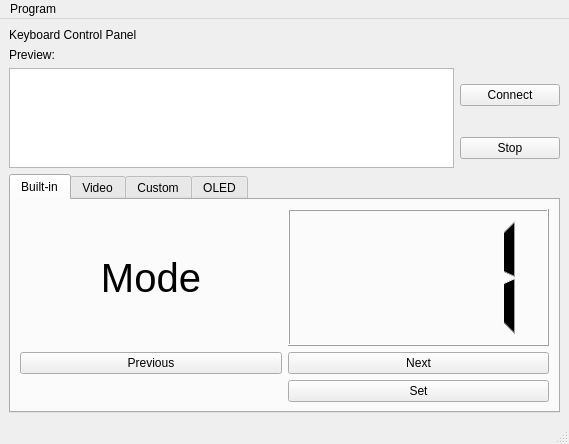
<?xml version="1.0" encoding="UTF-8"?>
<ui version="4.0">
 <class>MainWindow</class>
 <widget class="QMainWindow" name="MainWindow">
  <property name="geometry">
   <rect>
    <x>0</x>
    <y>0</y>
    <width>569</width>
    <height>444</height>
   </rect>
  </property>
  <property name="windowTitle">
   <string>SMK Manager</string>
  </property>
  <widget class="QWidget" name="centralwidget">
   <layout class="QGridLayout" name="gridLayout">
    <item row="5" column="1">
     <widget class="QPushButton" name="stop_btn">
      <property name="text">
       <string>Stop</string>
      </property>
     </widget>
    </item>
    <item row="4" column="1">
     <widget class="QPushButton" name="connect_btn">
      <property name="minimumSize">
       <size>
        <width>100</width>
        <height>0</height>
       </size>
      </property>
      <property name="maximumSize">
       <size>
        <width>100</width>
        <height>16777215</height>
       </size>
      </property>
      <property name="text">
       <string>Connect</string>
      </property>
     </widget>
    </item>
    <item row="3" column="0">
     <widget class="QLabel" name="label_6">
      <property name="text">
       <string>Preview:</string>
      </property>
     </widget>
    </item>
    <item row="4" column="0" rowspan="2">
     <widget class="QGraphicsView" name="preview_box">
      <property name="minimumSize">
       <size>
        <width>300</width>
        <height>100</height>
       </size>
      </property>
     </widget>
    </item>
    <item row="0" column="0" rowspan="3" colspan="2">
     <widget class="QLabel" name="label">
      <property name="text">
       <string>Keyboard Control Panel</string>
      </property>
     </widget>
    </item>
    <item row="6" column="0" colspan="2">
     <widget class="QTabWidget" name="tabWidget">
      <property name="currentIndex">
       <number>0</number>
      </property>
      <widget class="QWidget" name="builtin_tab">
       <attribute name="title">
        <string>Built-in</string>
       </attribute>
       <layout class="QGridLayout" name="gridLayout_2">
        <item row="1" column="1">
         <widget class="QPushButton" name="previous_mode">
          <property name="text">
           <string>Previous</string>
          </property>
         </widget>
        </item>
        <item row="1" column="2">
         <widget class="QPushButton" name="next_mode">
          <property name="text">
           <string>Next</string>
          </property>
         </widget>
        </item>
        <item row="2" column="2">
         <widget class="QPushButton" name="mode_set_btn">
          <property name="text">
           <string>Set</string>
          </property>
         </widget>
        </item>
        <item row="0" column="2">
         <widget class="QLCDNumber" name="mode_id">
          <property name="digitCount">
           <number>3</number>
          </property>
          <property name="intValue" stdset="0">
           <number>1</number>
          </property>
         </widget>
        </item>
        <item row="0" column="1">
         <widget class="QLabel" name="label_3">
          <property name="font">
           <font>
            <pointsize>30</pointsize>
           </font>
          </property>
          <property name="text">
           <string>Mode</string>
          </property>
          <property name="alignment">
           <set>Qt::AlignCenter</set>
          </property>
         </widget>
        </item>
       </layout>
      </widget>
      <widget class="QWidget" name="video_tab">
       <attribute name="title">
        <string>Video</string>
       </attribute>
       <layout class="QGridLayout" name="gridLayout_3">
        <item row="3" column="2">
         <widget class="QPushButton" name="video_play_btn">
          <property name="text">
           <string>Play</string>
          </property>
         </widget>
        </item>
        <item row="0" column="0">
         <widget class="QLabel" name="label_2">
          <property name="minimumSize">
           <size>
            <width>0</width>
            <height>32</height>
           </size>
          </property>
          <property name="maximumSize">
           <size>
            <width>16777215</width>
            <height>32</height>
           </size>
          </property>
          <property name="text">
           <string>Video File Path or Stream link:</string>
          </property>
         </widget>
        </item>
        <item row="3" column="0">
         <widget class="QLineEdit" name="video_link_box"/>
        </item>
        <item row="3" column="1">
         <widget class="QPushButton" name="browsebtn">
          <property name="text">
           <string>Browse...</string>
          </property>
         </widget>
        </item>
       </layout>
      </widget>
      <widget class="QWidget" name="shader_tab">
       <attribute name="title">
        <string>Custom</string>
       </attribute>
       <layout class="QGridLayout" name="gridLayout_4">
        <item row="1" column="0" rowspan="4">
         <widget class="QTextEdit" name="shaderTextbox">
          <property name="sizePolicy">
           <sizepolicy hsizetype="Expanding" vsizetype="Expanding">
            <horstretch>0</horstretch>
            <verstretch>0</verstretch>
           </sizepolicy>
          </property>
         </widget>
        </item>
        <item row="2" column="1">
         <widget class="QPushButton" name="shader_play_btn">
          <property name="text">
           <string>Start</string>
          </property>
         </widget>
        </item>
        <item row="0" column="0">
         <widget class="QLabel" name="label_5">
          <property name="sizePolicy">
           <sizepolicy hsizetype="Preferred" vsizetype="Fixed">
            <horstretch>0</horstretch>
            <verstretch>0</verstretch>
           </sizepolicy>
          </property>
          <property name="text">
           <string>Shader:</string>
          </property>
         </widget>
        </item>
       </layout>
      </widget>
      <widget class="QWidget" name="oled_tab">
       <attribute name="title">
        <string>OLED</string>
       </attribute>
       <widget class="QTabWidget" name="oled_key">
        <property name="geometry">
         <rect>
          <x>0</x>
          <y>0</y>
          <width>541</width>
          <height>191</height>
         </rect>
        </property>
        <property name="currentIndex">
         <number>0</number>
        </property>
        <widget class="QWidget" name="key1_tab">
         <attribute name="title">
          <string>key 1</string>
         </attribute>
         <widget class="QPushButton" name="key_1">
          <property name="geometry">
           <rect>
            <x>310</x>
            <y>70</y>
            <width>80</width>
            <height>30</height>
           </rect>
          </property>
          <property name="minimumSize">
           <size>
            <width>80</width>
            <height>30</height>
           </size>
          </property>
          <property name="maximumSize">
           <size>
            <width>80</width>
            <height>30</height>
           </size>
          </property>
          <property name="text">
           <string>set</string>
          </property>
         </widget>
         <widget class="QPushButton" name="img_b_1">
          <property name="geometry">
           <rect>
            <x>150</x>
            <y>70</y>
            <width>80</width>
            <height>30</height>
           </rect>
          </property>
          <property name="minimumSize">
           <size>
            <width>80</width>
            <height>30</height>
           </size>
          </property>
          <property name="maximumSize">
           <size>
            <width>80</width>
            <height>30</height>
           </size>
          </property>
          <property name="text">
           <string>Browse</string>
          </property>
         </widget>
         <widget class="QLabel" name="oled_preview_1">
          <property name="geometry">
           <rect>
            <x>30</x>
            <y>19</y>
            <width>70</width>
            <height>41</height>
           </rect>
          </property>
          <property name="text">
           <string>Preview</string>
          </property>
          <property name="alignment">
           <set>Qt::AlignCenter</set>
          </property>
         </widget>
         <widget class="QLineEdit" name="key_1_text">
          <property name="geometry">
           <rect>
            <x>150</x>
            <y>30</y>
            <width>151</width>
            <height>25</height>
           </rect>
          </property>
         </widget>
         <widget class="QLabel" name="key_combo_1">
          <property name="geometry">
           <rect>
            <x>30</x>
            <y>60</y>
            <width>121</width>
            <height>31</height>
           </rect>
          </property>
          <property name="text">
           <string>key combination</string>
          </property>
         </widget>
         <widget class="QLabel" name="label_12">
          <property name="geometry">
           <rect>
            <x>120</x>
            <y>30</y>
            <width>21</width>
            <height>17</height>
           </rect>
          </property>
          <property name="text">
           <string>or</string>
          </property>
         </widget>
         <widget class="QPushButton" name="key_1_text_set">
          <property name="geometry">
           <rect>
            <x>390</x>
            <y>70</y>
            <width>80</width>
            <height>30</height>
           </rect>
          </property>
          <property name="minimumSize">
           <size>
            <width>80</width>
            <height>30</height>
           </size>
          </property>
          <property name="maximumSize">
           <size>
            <width>80</width>
            <height>30</height>
           </size>
          </property>
          <property name="text">
           <string>set(text)</string>
          </property>
         </widget>
         <widget class="QPushButton" name="key_1_c_set">
          <property name="geometry">
           <rect>
            <x>230</x>
            <y>70</y>
            <width>80</width>
            <height>30</height>
           </rect>
          </property>
          <property name="minimumSize">
           <size>
            <width>80</width>
            <height>30</height>
           </size>
          </property>
          <property name="maximumSize">
           <size>
            <width>80</width>
            <height>30</height>
           </size>
          </property>
          <property name="text">
           <string>set(func)</string>
          </property>
         </widget>
        </widget>
        <widget class="QWidget" name="key2_tab">
         <attribute name="title">
          <string>key 2</string>
         </attribute>
         <widget class="QLabel" name="key_combo_2">
          <property name="geometry">
           <rect>
            <x>30</x>
            <y>60</y>
            <width>121</width>
            <height>31</height>
           </rect>
          </property>
          <property name="text">
           <string>key combination</string>
          </property>
         </widget>
         <widget class="QPushButton" name="key_2_c_set">
          <property name="geometry">
           <rect>
            <x>230</x>
            <y>70</y>
            <width>80</width>
            <height>30</height>
           </rect>
          </property>
          <property name="minimumSize">
           <size>
            <width>80</width>
            <height>30</height>
           </size>
          </property>
          <property name="maximumSize">
           <size>
            <width>80</width>
            <height>30</height>
           </size>
          </property>
          <property name="text">
           <string>set(func)</string>
          </property>
         </widget>
         <widget class="QLabel" name="oled_preview_2">
          <property name="geometry">
           <rect>
            <x>30</x>
            <y>19</y>
            <width>70</width>
            <height>41</height>
           </rect>
          </property>
          <property name="text">
           <string>Preview</string>
          </property>
          <property name="alignment">
           <set>Qt::AlignCenter</set>
          </property>
         </widget>
         <widget class="QPushButton" name="key_2_text_set">
          <property name="geometry">
           <rect>
            <x>390</x>
            <y>70</y>
            <width>80</width>
            <height>30</height>
           </rect>
          </property>
          <property name="minimumSize">
           <size>
            <width>80</width>
            <height>30</height>
           </size>
          </property>
          <property name="maximumSize">
           <size>
            <width>80</width>
            <height>30</height>
           </size>
          </property>
          <property name="text">
           <string>set(text)</string>
          </property>
         </widget>
         <widget class="QLabel" name="label_13">
          <property name="geometry">
           <rect>
            <x>120</x>
            <y>30</y>
            <width>21</width>
            <height>17</height>
           </rect>
          </property>
          <property name="text">
           <string>or</string>
          </property>
         </widget>
         <widget class="QPushButton" name="img_b_2">
          <property name="geometry">
           <rect>
            <x>150</x>
            <y>70</y>
            <width>80</width>
            <height>30</height>
           </rect>
          </property>
          <property name="minimumSize">
           <size>
            <width>80</width>
            <height>30</height>
           </size>
          </property>
          <property name="maximumSize">
           <size>
            <width>80</width>
            <height>30</height>
           </size>
          </property>
          <property name="text">
           <string>Browse</string>
          </property>
         </widget>
         <widget class="QLineEdit" name="key_1_text_2">
          <property name="geometry">
           <rect>
            <x>150</x>
            <y>30</y>
            <width>151</width>
            <height>25</height>
           </rect>
          </property>
         </widget>
         <widget class="QPushButton" name="key_2">
          <property name="geometry">
           <rect>
            <x>310</x>
            <y>70</y>
            <width>80</width>
            <height>30</height>
           </rect>
          </property>
          <property name="minimumSize">
           <size>
            <width>80</width>
            <height>30</height>
           </size>
          </property>
          <property name="maximumSize">
           <size>
            <width>80</width>
            <height>30</height>
           </size>
          </property>
          <property name="text">
           <string>set</string>
          </property>
         </widget>
        </widget>
       </widget>
      </widget>
     </widget>
    </item>
   </layout>
  </widget>
  <widget class="QMenuBar" name="menubar">
   <property name="geometry">
    <rect>
     <x>0</x>
     <y>0</y>
     <width>569</width>
     <height>27</height>
    </rect>
   </property>
   <widget class="QMenu" name="menuProgram">
    <property name="title">
     <string>Program</string>
    </property>
    <addaction name="actionAbout"/>
    <addaction name="actionExit"/>
   </widget>
   <addaction name="menuProgram"/>
  </widget>
  <widget class="QStatusBar" name="statusbar"/>
  <action name="actionAbout">
   <property name="text">
    <string>About</string>
   </property>
  </action>
  <action name="actionExit">
   <property name="text">
    <string>Exit</string>
   </property>
  </action>
  <action name="actionRunning_in_Background">
   <property name="text">
    <string>Running in Background</string>
   </property>
  </action>
 </widget>
 <resources/>
 <connections/>
</ui>
